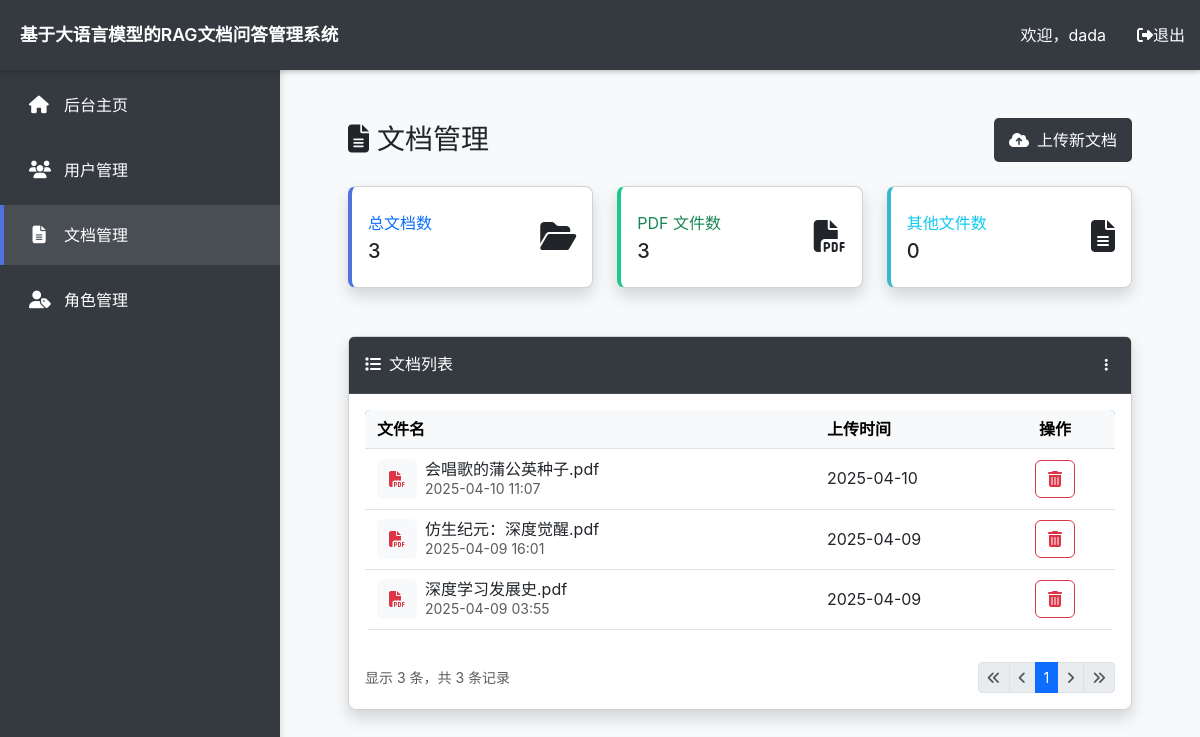
/admin/docs (signed in), run on the app's committed database.
### model.py (models this page shows, shortened)
class PKMixin:
    id = db.Column(db.Integer, primary_key=True, autoincrement=True)

class TimestampMixin:
    created_at = db.Column(
        db.DateTime,
        default=datetime.utcnow,
        server_default=text("CURRENT_TIMESTAMP"),
        nullable=False,
        index=True,
    )
    updated_at = db.Column(
        db.DateTime,
        default=datetime.utcnow,
        onupdate=datetime.utcnow,
        server_default=text("CURRENT_TIMESTAMP"),
        nullable=False,
    )

class User(db.Model, UserMixin, PKMixin, TimestampMixin):
    __tablename__ = 'users'
    username = db.Column(db.String(64), unique=True, nullable=False, index=True)
    password_hash = db.Column(db.String(128), nullable=False)
    approved = db.Column(db.Boolean, default=False, server_default=text('0'))
    role_id = db.Column(db.Integer, db.ForeignKey('user_roles.id'), nullable=True)
    role = db.relationship('UserRole', back_populates='users', lazy='joined')
    sessions = db.relationship(
        'Session', back_populates='user', lazy='dynamic', cascade='all, delete-orphan'
    )
    documents = db.relationship(
        'Document', back_populates='uploader', lazy='dynamic', cascade='all, delete-orphan'
    )

class Document(db.Model, PKMixin, TimestampMixin):
    __tablename__ = 'documents'
    filename = db.Column(db.String(255), nullable=False)
    uploader_id = db.Column(db.Integer, db.ForeignKey('users.id'), nullable=True)
    uploader = db.relationship(
        'User', back_populates='documents', lazy='joined'
    )

### app.py (the view)
@app.route('/admin/docs', methods=['GET'])
@login_required
def manage_docs():
    doc_dir = current_app.config['UPLOAD_FOLDER']
    if not os.path.exists(doc_dir):
        os.makedirs(doc_dir)
    total_docs = Document.query.count()
    pdf_docs   = Document.query.filter(Document.filename.ilike('%.pdf')).count()
    other_docs = total_docs - pdf_docs
    page = request.args.get('page', 1, type=int)
    pagination = (
        Document.query
                .order_by(Document.created_at.desc())
                .paginate(page=page, per_page=10, error_out=False)
    )
    return render_template(
        'manage_docs.html',
        total_docs=total_docs,
        pdf_docs=pdf_docs,
        other_docs=other_docs,
        pagination=pagination,
        custom_regex=request.args.get('custom_regex', '')
    )

### templates/manage_docs.html (shortened to what this page needs)
{% extends 'base.html' %}
{% block content %}
<div class="container-fluid p-4">
    <div class="d-sm-flex align-items-center justify-content-between mb-4">
        <h1 class="h3 mb-0 text-gray-800">
            <i class="fas fa-file-alt me-2"></i>文档管理
        </h1>
        <button class="btn btn-primary" data-bs-toggle="modal" data-bs-target="#uploadModal">
            <i class="fas fa-cloud-upload-alt me-2"></i>上传新文档
        </button>
    </div>
    <div class="row mb-4">
        <div class="col-xl-4 col-md-6 mb-4">
            <div class="card border-left-primary shadow h-100 py-2">
                <div class="card-body">
                    <div class="row no-gutters align-items-center">
                        <div class="col mr-2">
                            <div class="text-xs font-weight-bold text-primary text-uppercase mb-1">总文档数</div>
                            <div class="h5 mb-0 font-weight-bold text-gray-800">{{ total_docs }}</div>
                        </div>
                        <div class="col-auto">
                            <i class="fas fa-folder-open fa-2x text-gray-300"></i>
                        </div>
                    </div>
                </div>
            </div>
        </div>
        <div class="col-xl-4 col-md-6 mb-4">
            <div class="card border-left-success shadow h-100 py-2">
                <div class="card-body">
                    <div class="row no-gutters align-items-center">
                        <div class="col mr-2">
                            <div class="text-xs font-weight-bold text-success text-uppercase mb-1">PDF 文件数</div>
                            <div class="h5 mb-0 font-weight-bold text-gray-800">{{ pdf_docs }}</div>
                        </div>
                        <div class="col-auto">
                            <i class="fas fa-file-pdf fa-2x text-gray-300"></i>
                        </div>
                    </div>
                </div>
            </div>
        </div>
        <div class="col-xl-4 col-md-6 mb-4">
            <div class="card border-left-info shadow h-100 py-2">
                <div class="card-body">
                    <div class="row no-gutters align-items-center">
                        <div class="col mr-2">
                            <div class="text-xs font-weight-bold text-info text-uppercase mb-1">其他文件数</div>
                            <div class="h5 mb-0 font-weight-bold text-gray-800">{{ other_docs }}</div>
                        </div>
                        <div class="col-auto">
                            <i class="fas fa-file-alt fa-2x text-gray-300"></i>
                        </div>
                    </div>
                </div>
            </div>
        </div>
    </div>
    <div class="card shadow mb-4">
        <div class="card-header py-3 bg-dark d-flex align-items-center justify-content-between">
            <h6 class="m-0 font-weight-bold text-white"><i class="fas fa-list me-2"></i>文档列表</h6>
            <div class="dropdown no-arrow">
                <a class="dropdown-toggle text-white" href="#" role="button" id="docActionsDropdown"
                   data-bs-toggle="dropdown" aria-expanded="false">
                    <i class="fas fa-ellipsis-v fa-sm fa-fw"></i>
                </a>
            </div>
        </div>
        <div class="card-body">
            {% if pagination.items %}
            <div class="table-responsive">
                <table class="table table-hover align-middle">
                    <thead class="table-light">
                    <tr>
                        <th>文件名</th>
                        <th width="180">上传时间</th>
                        <th width="120" class="text-center">操作</th>
                    </tr>
                    </thead>
                    <tbody>
                    {% for doc in pagination.items %}
                    <tr>
                        <td>
                            <div class="d-flex align-items-center">
                                <div class="file-icon bg-light rounded p-2 me-2">
                                    {% set ext = doc.filename|lower %}
                                    {% if ext.endswith('.pdf') %}
                                    <i class="fas fa-file-pdf text-danger"></i>
                                    {% elif ext.endswith('.txt') %}
                                    <i class="fas fa-file-alt text-primary"></i>
                                    {% elif ext.endswith('.doc') or ext.endswith('.docx') %}
                                    <i class="fas fa-file-word text-info"></i>
                                    {% else %}
                                    <i class="fas fa-file text-secondary"></i>
                                    {% endif %}
                                </div>
                                <div>
                                    <div class="file-name">{{ doc.filename }}</div>
                                    <small class="text-muted">{{ doc.created_at.strftime('%Y-%m-%d %H:%M') }}</small>
                                </div>
                            </div>
                        </td>
                        <td>
                            <span data-bs-toggle="tooltip" data-bs-placement="top"
                                  title="{{ doc.created_at.strftime('%Y-%m-%d %H:%M:%S') }}">
                                {{ doc.created_at.strftime('%Y-%m-%d') }}
                            </span>
                        </td>
                        <td class="text-center">
                            <div class="btn-group btn-group-sm">
                                <form action="{{ url_for('delete_doc_page') }}" method="POST" class="d-inline">
                                    <button type="button" class="btn btn-outline-danger"
                                            onclick="confirmDelete(this.form, '{{ doc.filename }}')"
                                            data-bs-toggle="tooltip" title="删除文档">
                                        <i class="fas fa-trash-alt"></i>
                                    </button>
                                </form>
                            </div>
                        </td>
                    </tr>
                    {% endfor %}
                    </tbody>
                </table>
            </div>
            <div class="d-flex justify-content-between align-items-center mt-3">
                <div class="text-muted small">
                    显示 {{ pagination.items|length }} 条，共 {{ pagination.total }} 条记录
                </div>
                <nav aria-label="Page navigation">
                    <ul class="pagination pagination-sm mb-0">
                        <li class="page-item {% if not pagination.has_prev %}disabled{% endif %}">
                            <a class="page-link" href="{{ url_for('manage_docs', page=1) }}" aria-label="First">
                                <span aria-hidden="true"><i class="fas fa-angle-double-left"></i></span>
                            </a>
                        </li>
                        <li class="page-item {% if not pagination.has_prev %}disabled{% endif %}">
                            <a class="page-link" href="{{ url_for('manage_docs', page=pagination.prev_num) }}" aria-label="Previous">
                                <span aria-hidden="true"><i class="fas fa-angle-left"></i></span>
                            </a>
                        </li>
                        {% for page_num in pagination.iter_pages(left_edge=1, right_edge=1, left_current=2, right_current=2) %}
                        {% if page_num %}
                        <li class="page-item {% if page_num == pagination.page %}active{% endif %}">
                            <a class="page-link" href="{{ url_for('manage_docs', page=page_num) }}">{{ page_num }}</a>
                        </li>
                        {% else %}
                        <li class="page-item disabled">
                            <span class="page-link">…</span>
                        </li>
                        {% endif %}
                        {% endfor %}
                        <li class="page-item {% if not pagination.has_next %}disabled{% endif %}">
                            <a class="page-link" href="{{ url_for('manage_docs', page=pagination.next_num) }}" aria-label="Next">
                                <span aria-hidden="true"><i class="fas fa-angle-right"></i></span>
                            </a>
                        </li>
                        <li class="page-item {% if not pagination.has_next %}disabled{% endif %}">
                            <a class="page-link" href="{{ url_for('manage_docs', page=pagination.pages) }}" aria-label="Last">
                                <span aria-hidden="true"><i class="fas fa-angle-double-right"></i></span>
                            </a>
                        </li>
                    </ul>
                </nav>
            </div>
            {% endif %}
        </div>
    </div>
</div>
{% endblock %}

### templates/base.html (shortened to what this page needs)
<!DOCTYPE html>
<html lang="zh-CN">
<head>
  <link rel="stylesheet" href="https://cdnjs.cloudflare.com/ajax/libs/font-awesome/6.4.0/css/all.min.css">
  <link href="https://cdn.jsdelivr.net/npm/bootstrap@5.3.0/dist/css/bootstrap.min.css" rel="stylesheet">
  <link rel="stylesheet" href="{{ url_for('static', filename='css/style.css') }}">
</head>
<body>
  <nav class="navbar navbar-dark navbar-top">
    <div class="container-fluid px-0">
      <a class="navbar-brand" href="{{ url_for('admin_index') }}">基于大语言模型的RAG文档问答管理系统</a>
      <div class="user-info">
        <span class="nav-user">欢迎，{{ current_user.username if current_user.is_authenticated else 'Guest' }}</span>
        <a href="#" class="nav-link logout-link" data-bs-toggle="modal" data-bs-target="#logoutModal">
          <i class="fas fa-sign-out-alt"></i> 退出
        </a>
      </div>
    </div>
  </nav>
  <div class="sidebar" id="sidebar">
    <ul class="sidebar-menu">
      <li>
        <a href="{{ url_for('admin_index') }}" class="{% if request.path == url_for('admin_index') %}active{% endif %}">
          <i class="fas fa-home"></i> 后台主页
        </a>
      </li>
      <li>
        <a href="{{ url_for('manage_users') }}" class="{% if request.path == url_for('manage_users') %}active{% endif %}">
          <i class="fas fa-users"></i> 用户管理
        </a>
      </li>
      <li>
        <a href="{{ url_for('manage_docs') }}" class="{% if request.path == url_for('manage_docs') %}active{% endif %}">
          <i class="fas fa-file-alt"></i> 文档管理
        </a>
      </li>
      <li>
        <a href="{{ url_for('manage_roles') }}" class="{% if request.path == url_for('manage_roles') %}active{% endif %}">
          <i class="fas fa-user-tag"></i> 角色管理
        </a>
      </li>
    </ul>
  </div>
  <main class="main-content">
    <div class="container-fluid p-4">
      {% block content %}{% endblock %}
    </div>
  </main>
</body>
</html>

### data on the page
User: username "dada"
Document: filename "会唱歌的蒲公英种子.pdf", created_at "2025-04-10 11:07", created_at "2025-04-10"
Document: filename "仿生纪元：深度觉醒.pdf", created_at "2025-04-09 16:01", created_at "2025-04-09"
Document: filename "深度学习发展史.pdf", created_at "2025-04-09 03:55", created_at "2025-04-09"

### other printed values
{{ total_docs }} "3"
{{ pdf_docs }} "3"
{{ other_docs }} "0"
{{ pagination.items|length }} "3"
{{ pagination.total }} "3"
{{ page_num }} "1"
